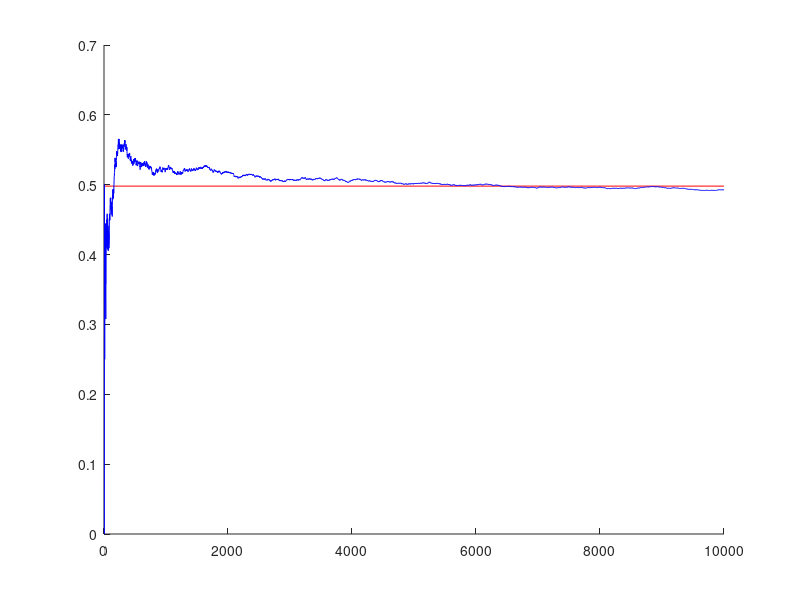

Write MATLAB code to recreate this figure.
res = 0.498;
X1 = [res res];
n = 10000;
 
A = rand(1,n) < 0.8;
B = rand(1,n) < 0.3;
 
cFF = (rand(1,n) < 0.2);
cFT = (rand(1,n) < 0.4);
cTF = (rand(1,n) < 0.7);
cTT = (rand(1,n) < 0.9);
 
dF = rand(1,n) < 0.7;
dT = rand(1,n) < 0.2;
 
eF = rand(1,n) < 0.1;
eT = rand(1,n) < 0.8;
 
C = (~A & ~B & cFF) | (~A & B & cFT) | (A & ~B & cTF) | (A & B & cTT);
D = (~C & dF | C & dT);
E = (~D & eF) | (D & eT);
 
X2 = cumsum(A & ~B & C & ~D & ~E) ./ cumsum(~D & ~E);

r1 = [0 n];
r2 = [1:n];

figure
hold on
plot(r1, X1, 'r')
plot(r2, X2, 'b')
 
hold off
